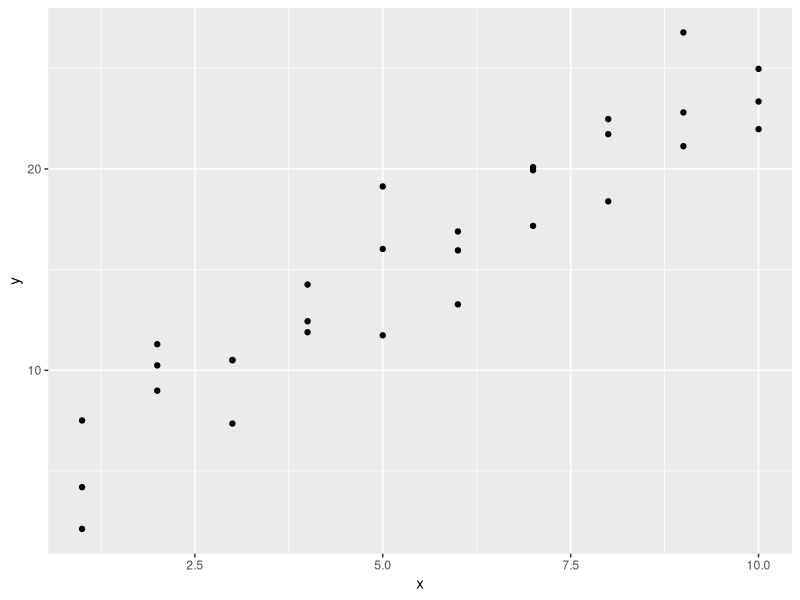
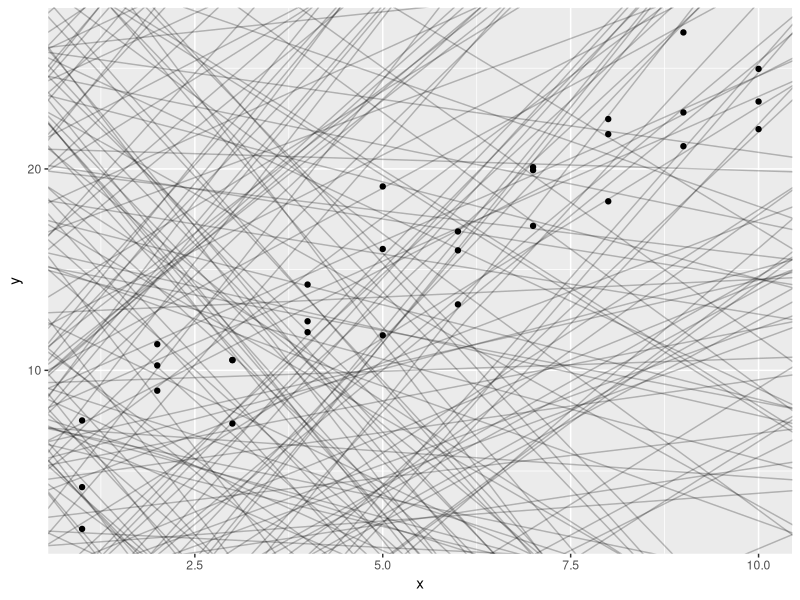
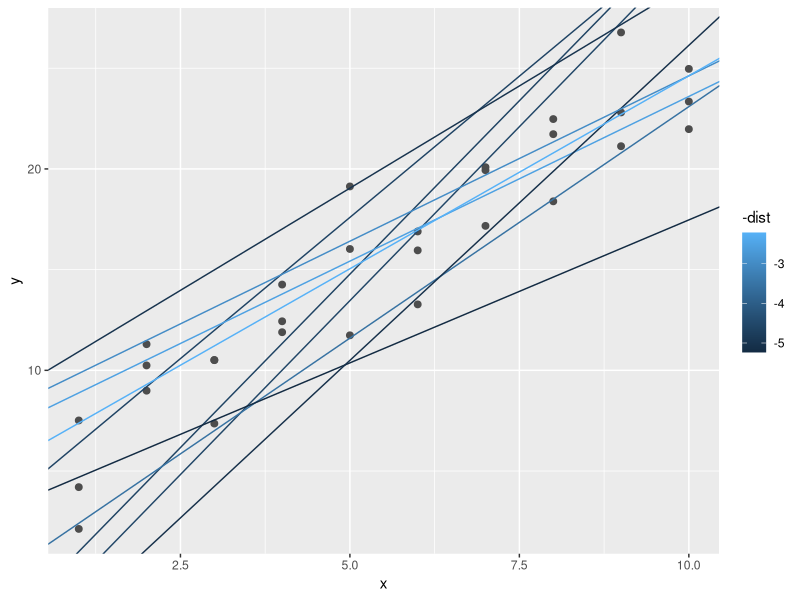
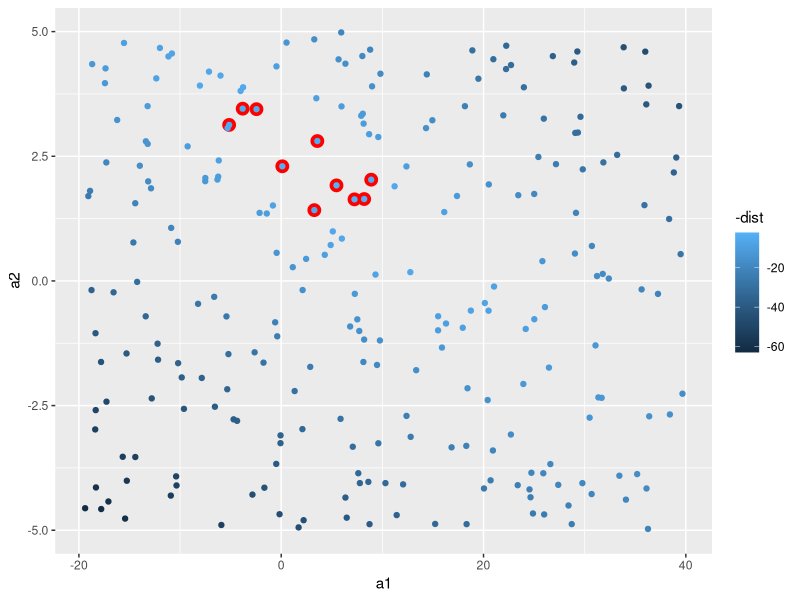
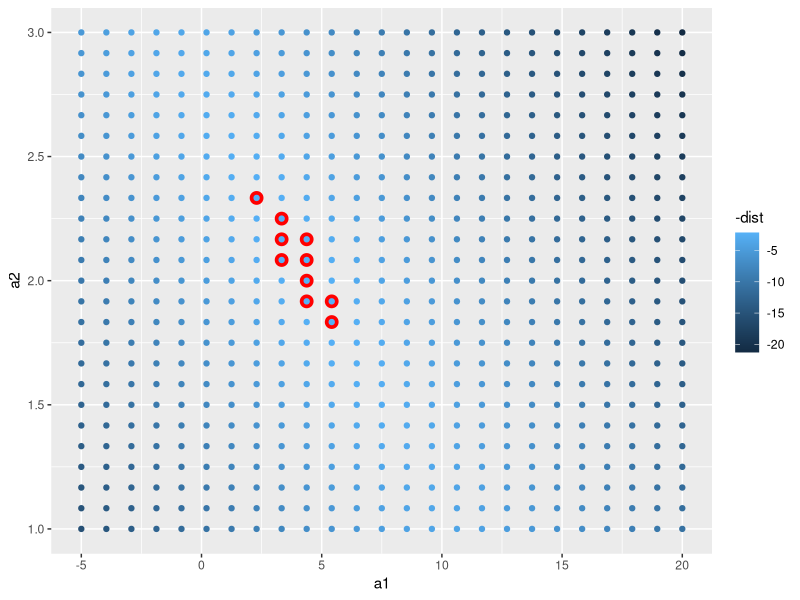
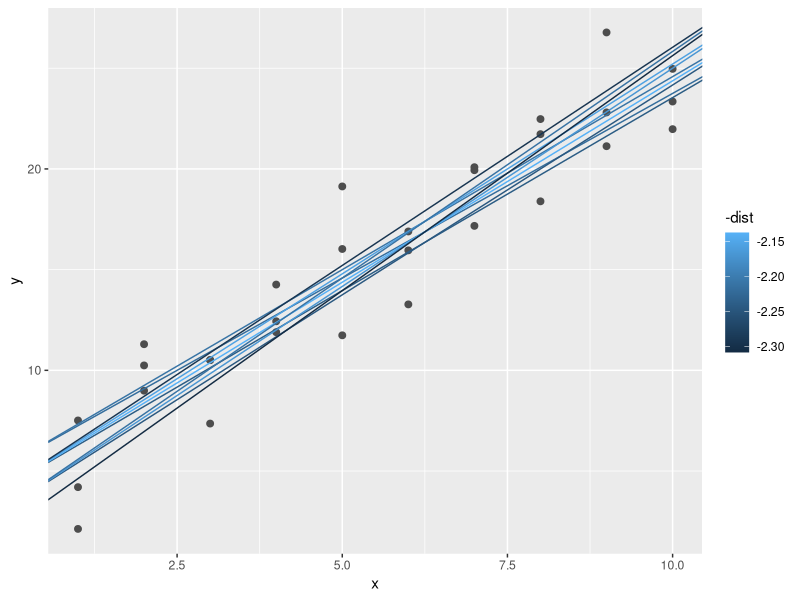
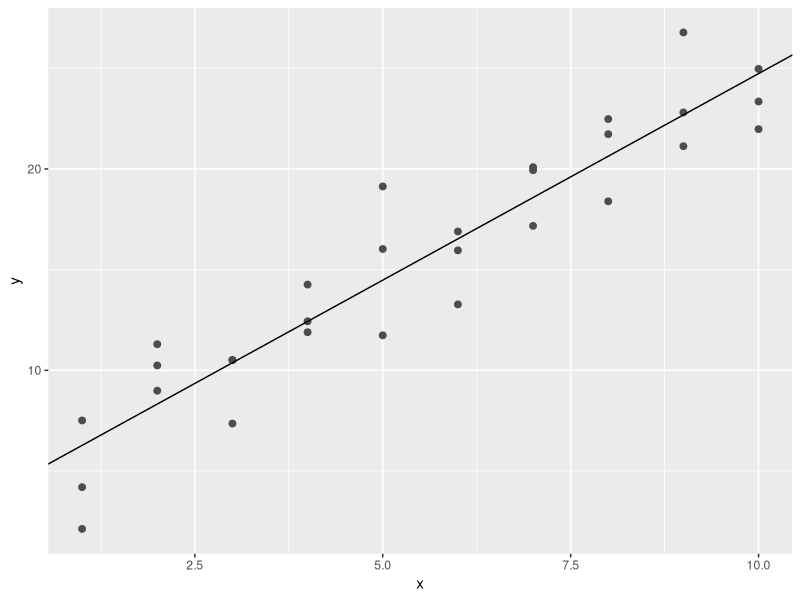
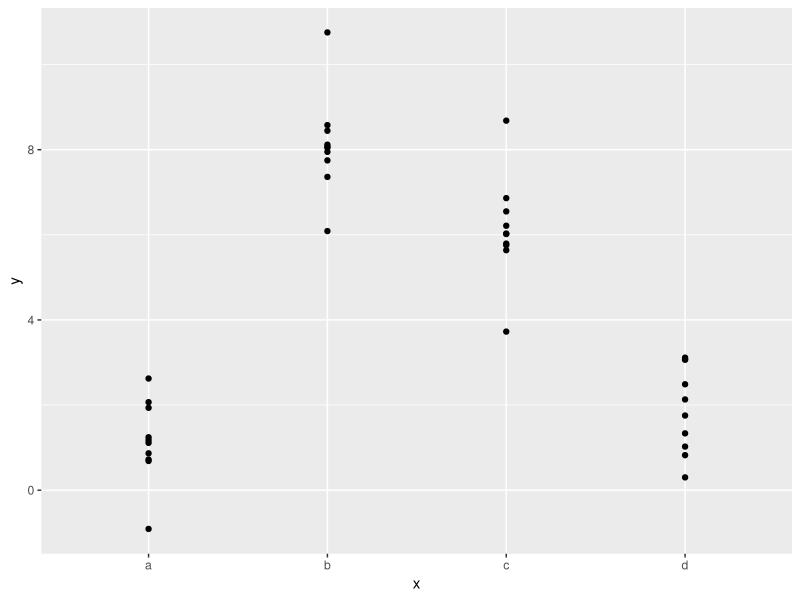

The R source for these figures, in order: (Note: this script raises an error after producing the figures.)
library(tidyverse)
library(modelr)
options(na.action = na.warn)

ggplot(sim1, aes(x, y)) +
  geom_point()

models <- tibble(
  a1 = runif(250, -20, 40),
  a2 = runif(250, -5, 5)
)


ggplot(sim1, aes(x, y)) +
  geom_abline(aes(intercept = a1, slope = a2), data = models, alpha = 1 / 4) +
  geom_point()


model1 <- function(a, data) {
  a[1] + data$x * a[2]
}

model1(c(7, 1.5), sim1)

measure_distance <- function(mod, data) {
  diff <- data$y - model1(mod, data)
  sqrt(mean(diff ^ 2))
}

measure_distance(c(7, 1.5), sim1)

sim1_dist <- function(a1, a2) {
  measure_distance(c(a1, a2), sim1)
}

models <- models %>%
  mutate(dist = map2_dbl(a1, a2, sim1_dist))

models

ggplot(sim1, aes(x, y)) +
  geom_point(size = 2, color = "grey30") +
  geom_abline(
    aes(intercept = a1, slope = a2, color = -dist),
    data = filter(models, rank(dist) <= 10)
  )

ggplot(models, aes(a1, a2)) +
  geom_point(data = filter(models, rank(dist) <= 10), size = 4, color = "red") +
  geom_point(aes(color = -dist))

grid <- expand.grid(
  a1 = seq(-5, 20, length = 25),
  a2 = seq(1, 3, length = 25)
) %>%
  mutate(dist = map2_dbl(a1, a2, sim1_dist))

grid %>%
  ggplot(aes(a1, a2)) + 
  geom_point(data = filter(grid, rank(dist) <= 10), size = 4, color = "red") +
  geom_point(aes(color = -dist))

ggplot(sim1, aes(x, y)) + 
  geom_point(size = 2, colour = "grey30") + 
  geom_abline(
    aes(intercept = a1, slope = a2, colour = -dist), 
    data = filter(grid, rank(dist) <= 10)
  )

best <- optim(c(0, 0), measure_distance, data = sim1)
best

ggplot(sim1, aes(x, y)) +
  geom_point(size = 2, color = "grey30") +
  geom_abline(intercept = best$par[1], slope = best$par[2])


sim1_mod <- lm(y ~ x, data = sim1)
coef(sim1_mod)




##
df <- tribble(
  ~y, ~x1, ~x2,
  4, 2, 5,
  5, 1, 6
)

model_matrix(df, y ~ x1 + x2)


df <- tribble(
  ~ sex, ~ response,
  "male", 1,
  "female", 2,
  "male", 1
)

ggplot(sim2) + 
  geom_point(aes(x, y))

mod2 <- lm(y ~ x, data = sim2)
grid <- sim2 %>%
  data_grid(x) %>%
  add_predictions(mod2)
grid

ggplot(sim2, aes(x)) +
  geom_point(aes(y = y)) +
  geom_point(data = grid, aes(y = pred), color = "red", size = 4)

sim3

tibble(x = "e") %>% 
  add_predictions(mod2)

ggplot(sim3, aes(x1, y)) + geom_point(aes(color = x2))

mod1 <- lm(y ~ x1 + x2, data = sim3)
mod2 <- lm(y ~ x1 * x2, data = sim3)

grid <-
  sim3 %>%
  data_grid(x1, x2) %>%
  gather_predictions(mod1, mod2)

ggplot(sim3, aes(x1, y, color = x2)) +
  geom_point() +
  geom_line(data = grid, aes(y = pred)) +
  facet_wrap(~ model)

sim3_added <- sim3 %>%
  gather_residuals(mod1, mod2)

ggplot(sim3_added, aes(x1, resid, color = x2)) + 
  geom_point() + 
  facet_grid(model ~ x2)

###########
sim4

mod1 <- lm(y ~ x1 + x2, data = sim4)
mod2 <- lm(y ~ x1 * x2, data = sim4)

grid <- sim4 %>%
  data_grid(
    x1 = seq_range(x1, 5),
    x2 = seq_range(x2, 5)
  ) %>%
  gather_predictions(mod1, mod2)
grid


ggplot(grid, aes(x1, x2)) +
  geom_tile(aes(fill = pred)) +
  facet_wrap(~ model)

ggplot(grid, aes(x1, pred, color = x2, group = x2)) +
  geom_line() +
  facet_wrap(~ model)
ggplot(grid, aes(x2, pred, color = x1, group = x1)) +
  geom_line() + facet_wrap(~ model)


sim5 <- tibble(
  x = seq(0, 3.5 * pi, length = 50),
  y = 4 * sin(x) + rnorm(length(x))
)

ggplot(sim5, aes(x, y)) +
  geom_point()

library(splines)
mod1 <- lm(y ~ ns(x, 1), data = sim5)
mod2 <- lm(y ~ ns(x, 2), data = sim5)
mod3 <- lm(y ~ ns(x, 3), data = sim5)
mod4 <- lm(y ~ ns(x, 4), data = sim5)
mod5 <- lm(y ~ ns(x, 5), data = sim5)

grid <-
  sim5 %>%
  data_grid(x = seq_range(x, n = 50, expand = 0.1)) %>%
  gather_predictions(mod1, mod2, mod3, mod4, mod5, .pred = "y")

ggplot(sim5, aes(x, y)) + 
  geom_point() +
  geom_line(data = grid, color = "red") +
  facet_wrap(~ model)

df <- tribble(
  ~x, ~y,
  1, 2.2,
  2, NA,
  3, 3.5,
  4, 8.3,
  NA, 10
)

mod <- lm(y ~ x, data = df)

?nobs
